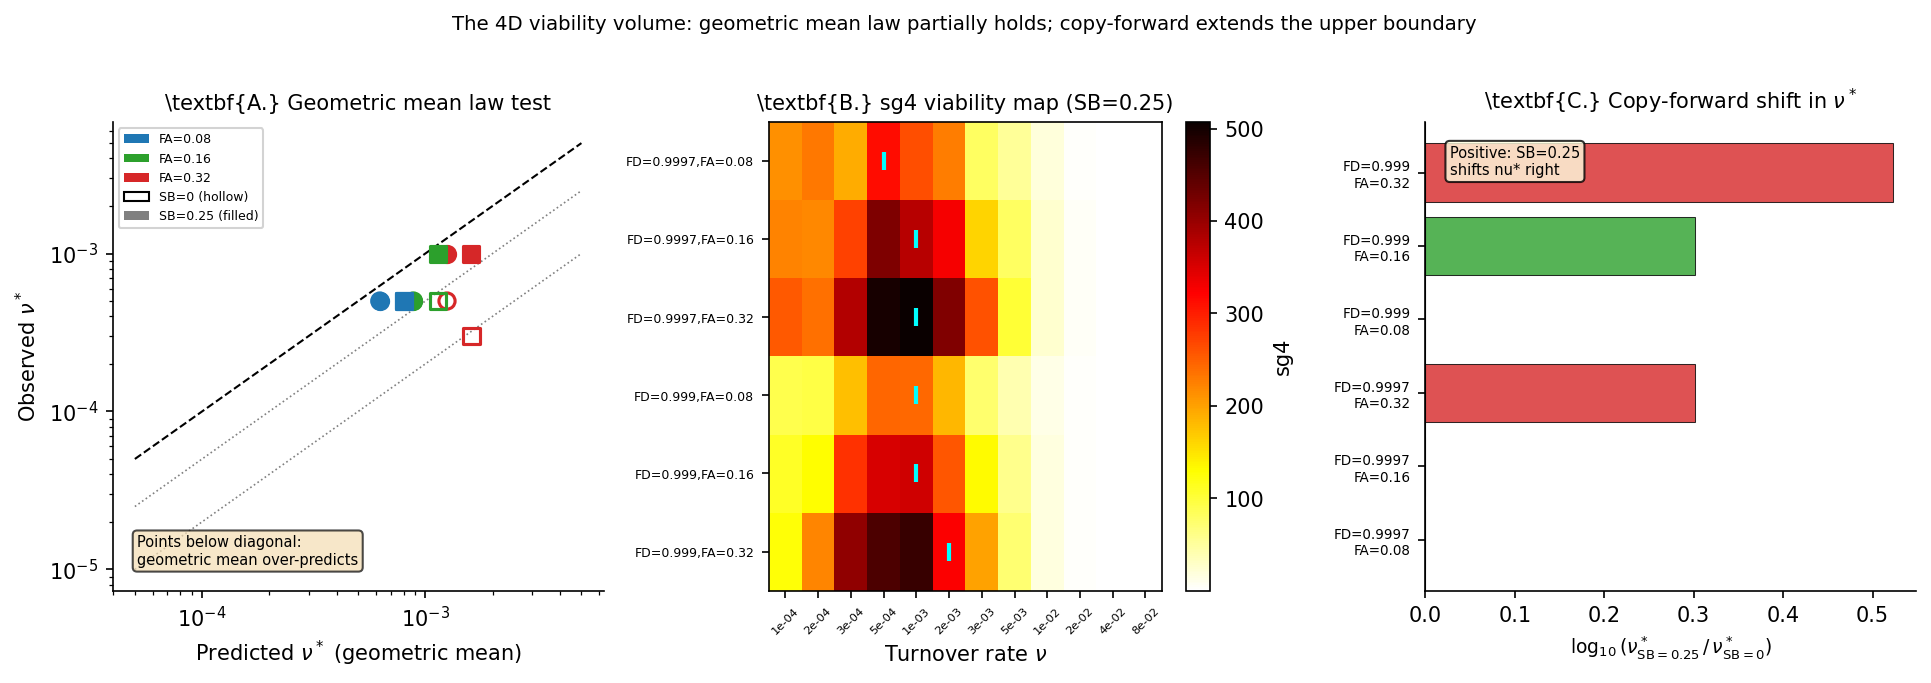

This figure's Python source:
"""
paper13_figure1.py -- Figure 1 for Paper 13

Three-panel figure:
  Panel A: Predicted vs Observed nu* scatter -- tests geometric mean law.
           One point per condition (12 conditions x 2 SB values = 24 points).
           Perfect prediction = diagonal line. Systematic offset reveals bias.
  Panel B: Viability volume map -- sg4 heatmap over nu x (FD, FA) conditions
           at reference SB=0.25, with geometric mean marked.
  Panel C: Copy-forward effect -- delta_nu* (SB=0.25 minus SB=0.00) as bar chart
           for each condition. Shows where copy-forward extends the window.

Output: paper13_figure1.pdf, paper13_figure1.png
"""
import json, os
import numpy as np
import math
import matplotlib
matplotlib.use("Agg")
import matplotlib.pyplot as plt
import matplotlib.patches as mpatches

DIR = os.path.dirname(__file__)
r1 = json.load(open(os.path.join(DIR, "results", "paper13_exp1_results.json")))

DEATH_PS = [0.0001, 0.0002, 0.0003, 0.0005, 0.001, 0.002,
            0.003, 0.005, 0.010, 0.020, 0.040, 0.080]
FIELD_DECAY_VALS = [0.9997, 0.999]
FIELD_ALPHA_VALS = [0.08, 0.16, 0.32]
SEED_BETA_VALS   = [0.00, 0.25]

WR = 4.8; WAVE_DUR = 15; SS = 10
pc = (1 - WR / (2 * WAVE_DUR)) ** (SS + WAVE_DUR - 1)

def nu_cryst_fn(fd):
    return abs(math.log(fd)) / math.log(2)

def nu_max_fn(fd, fa):
    return pc * fa * (fd ** (1.0 / 0.001))

def get_sg4_profile(fd, fa, sb):
    return [float(np.mean([v["sg4"] for v in r1[f"{fd},{fa},{sb},{dp}"]]))
            for dp in DEATH_PS]

fig, axes = plt.subplots(1, 3, figsize=(13, 4.5))

# --- Panel A: Predicted vs observed nu* ---
ax = axes[0]
FD_MARKERS = {0.9997: "o", 0.999: "s"}
FA_COLORS  = {0.08: "#1f77b4", 0.16: "#2ca02c", 0.32: "#d62728"}
SB_FILLS   = {0.00: "none", 0.25: None}   # hollow vs filled

pred_list = []
obs_list  = []
for fd in FIELD_DECAY_VALS:
    nc = nu_cryst_fn(fd)
    for fa in FIELD_ALPHA_VALS:
        nm = nu_max_fn(fd, fa)
        nu_pred = math.sqrt(nc * nm)
        for sb in SEED_BETA_VALS:
            profile = get_sg4_profile(fd, fa, sb)
            nu_obs = DEATH_PS[int(np.argmax(profile))]
            pred_list.append(nu_pred)
            obs_list.append(nu_obs)
            fc = FA_COLORS[fa] if sb == 0.25 else "none"
            ec = FA_COLORS[fa]
            ax.scatter(nu_pred, nu_obs, marker=FD_MARKERS[fd],
                       facecolors=fc, edgecolors=ec, s=60, linewidths=1.5,
                       zorder=3)

# Diagonal (perfect prediction)
lims = [5e-5, 5e-3]
ax.plot(lims, lims, "k--", lw=1.0, label="Perfect prediction", zorder=1)
ax.plot(lims, [x*0.5 for x in lims], "gray", lw=0.8, ls=":", zorder=1)
ax.plot(lims, [x*0.2 for x in lims], "gray", lw=0.8, ls=":", zorder=1)
ax.set_xscale("log"); ax.set_yscale("log")
ax.set_xlabel(r"Predicted $\nu^*$ (geometric mean)", fontsize=10)
ax.set_ylabel(r"Observed $\nu^*$", fontsize=10)
ax.set_title(r"\textbf{A.} Geometric mean law test", fontsize=10)
ax.text(0.05, 0.05, "Points below diagonal:\ngeometric mean over-predicts",
        transform=ax.transAxes, fontsize=7, va="bottom",
        bbox=dict(boxstyle="round,pad=0.3", facecolor="wheat", alpha=0.7))
# Legend patches
patches = [
    mpatches.Patch(facecolor=FA_COLORS[fa], label=f"FA={fa}") for fa in FIELD_ALPHA_VALS
]
patches += [
    mpatches.Patch(facecolor="w", edgecolor="k", label="SB=0 (hollow)"),
    mpatches.Patch(facecolor="gray", label="SB=0.25 (filled)"),
]
ax.legend(handles=patches, fontsize=6, loc="upper left", framealpha=0.85)
ax.spines["top"].set_visible(False)
ax.spines["right"].set_visible(False)

# --- Panel B: sg4 heatmap at SB=0.25 with geometric mean marked ---
ax = axes[1]
# 6 conditions (2 FD x 3 FA) x 12 nu values
heatmap = np.zeros((6, 12))
ylabels = []
for ci, (fd, fa) in enumerate([(fd, fa)
                                for fd in FIELD_DECAY_VALS
                                for fa in FIELD_ALPHA_VALS]):
    profile = get_sg4_profile(fd, fa, 0.25)
    heatmap[ci, :] = profile
    ylabels.append(f"FD={fd},FA={fa}")

im = ax.imshow(heatmap, aspect="auto", origin="upper", cmap="hot_r",
               interpolation="nearest")
ax.set_yticks(range(6))
ax.set_yticklabels(ylabels, fontsize=6)
ax.set_xticks(range(12))
ax.set_xticklabels([f"{dp:.0e}" for dp in DEATH_PS], fontsize=5.5, rotation=45)
ax.set_xlabel(r"Turnover rate $\nu$", fontsize=10)
ax.set_title(r"\textbf{B.} sg4 viability map (SB=0.25)", fontsize=10)
plt.colorbar(im, ax=ax, label="sg4")

# Mark geometric mean prediction for each condition
for ci, (fd, fa) in enumerate([(fd, fa)
                                for fd in FIELD_DECAY_VALS
                                for fa in FIELD_ALPHA_VALS]):
    nc = nu_cryst_fn(fd)
    nm = nu_max_fn(fd, fa)
    nu_pred = math.sqrt(nc * nm)
    # Find nearest nu index
    dists = [abs(math.log(nu_pred) - math.log(dp)) for dp in DEATH_PS]
    xi = dists.index(min(dists))
    ax.scatter(xi, ci, marker="|", color="cyan", s=80, linewidths=2, zorder=4)

# --- Panel C: Copy-forward shift delta_nu* ---
ax = axes[2]
cond_labels = []
delta_vals  = []
colors_bar  = []
FA_COLORS_LIST = [FA_COLORS[fa] for fa in FIELD_ALPHA_VALS] * 2

for ci, (fd, fa) in enumerate([(fd, fa)
                                for fd in FIELD_DECAY_VALS
                                for fa in FIELD_ALPHA_VALS]):
    profile_off = get_sg4_profile(fd, fa, 0.00)
    profile_on  = get_sg4_profile(fd, fa, 0.25)
    nu_off = DEATH_PS[int(np.argmax(profile_off))]
    nu_on  = DEATH_PS[int(np.argmax(profile_on))]
    delta = math.log10(nu_on / nu_off) if nu_on != nu_off else 0.0
    delta_vals.append(delta)
    cond_labels.append(f"FD={fd}\nFA={fa}")
    colors_bar.append(FA_COLORS_LIST[ci])

y_pos = range(len(cond_labels))
bars = ax.barh(list(y_pos), delta_vals, color=colors_bar, alpha=0.8, edgecolor="k", lw=0.5)
ax.axvline(x=0, color="k", lw=1.0)
ax.set_yticks(list(y_pos))
ax.set_yticklabels(cond_labels, fontsize=6.5)
ax.set_xlabel(r"$\log_{10}(\nu^*_{\rm SB=0.25}\,/\,\nu^*_{\rm SB=0})$", fontsize=9)
ax.set_title(r"\textbf{C.} Copy-forward shift in $\nu^*$", fontsize=10)
ax.spines["top"].set_visible(False)
ax.spines["right"].set_visible(False)
ax.text(0.05, 0.95, "Positive: SB=0.25\nshifts nu* right",
        transform=ax.transAxes, fontsize=7, va="top",
        bbox=dict(boxstyle="round,pad=0.3", facecolor="lightyellow", alpha=0.8))

fig.suptitle(
    r"The 4D viability volume: geometric mean law partially holds; copy-forward extends the upper boundary",
    fontsize=9.5, y=1.01
)
fig.tight_layout()

OUT = os.path.join(DIR, "paper13_figure1")
fig.savefig(OUT + ".pdf", bbox_inches="tight")
fig.savefig(OUT + ".png", dpi=150, bbox_inches="tight")
print(f"Saved {OUT}.pdf and {OUT}.png")
